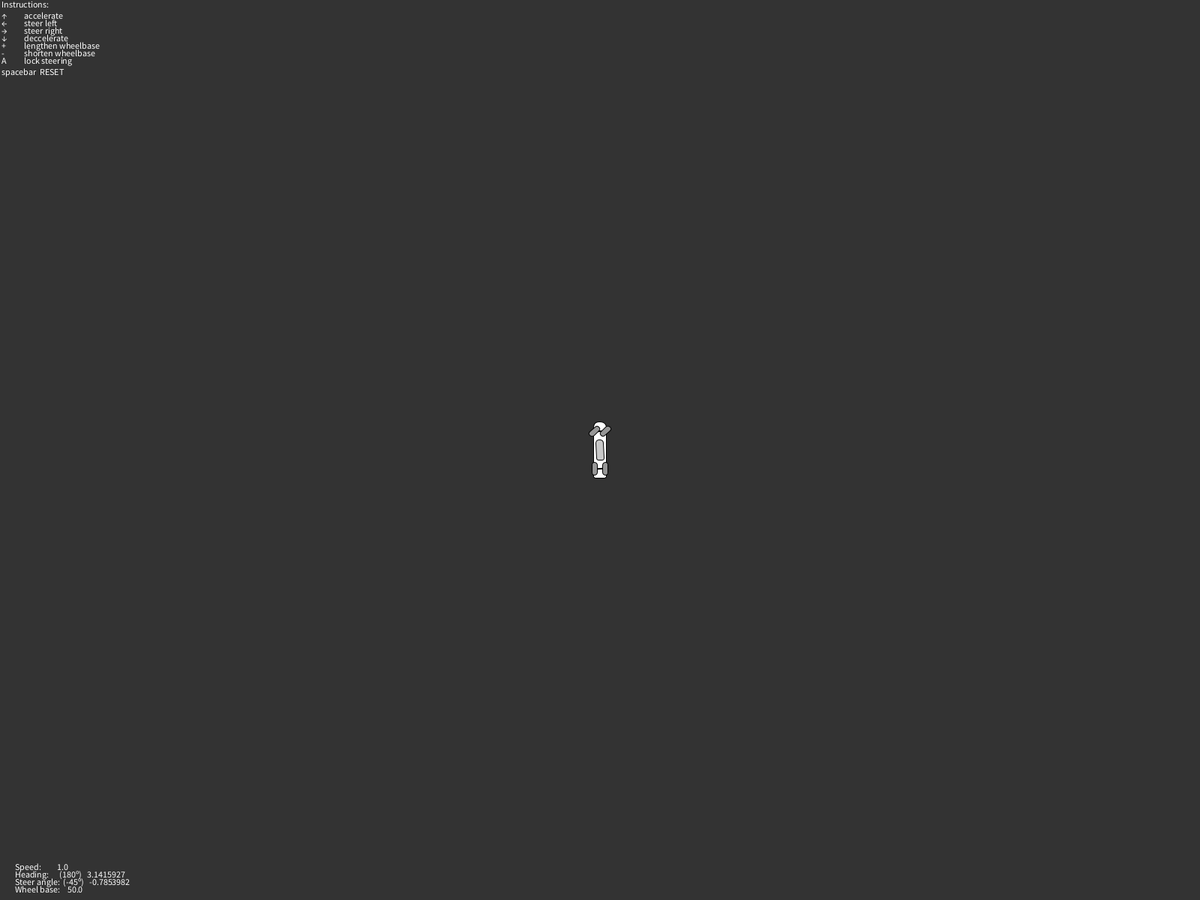
Frame 1 (no input)
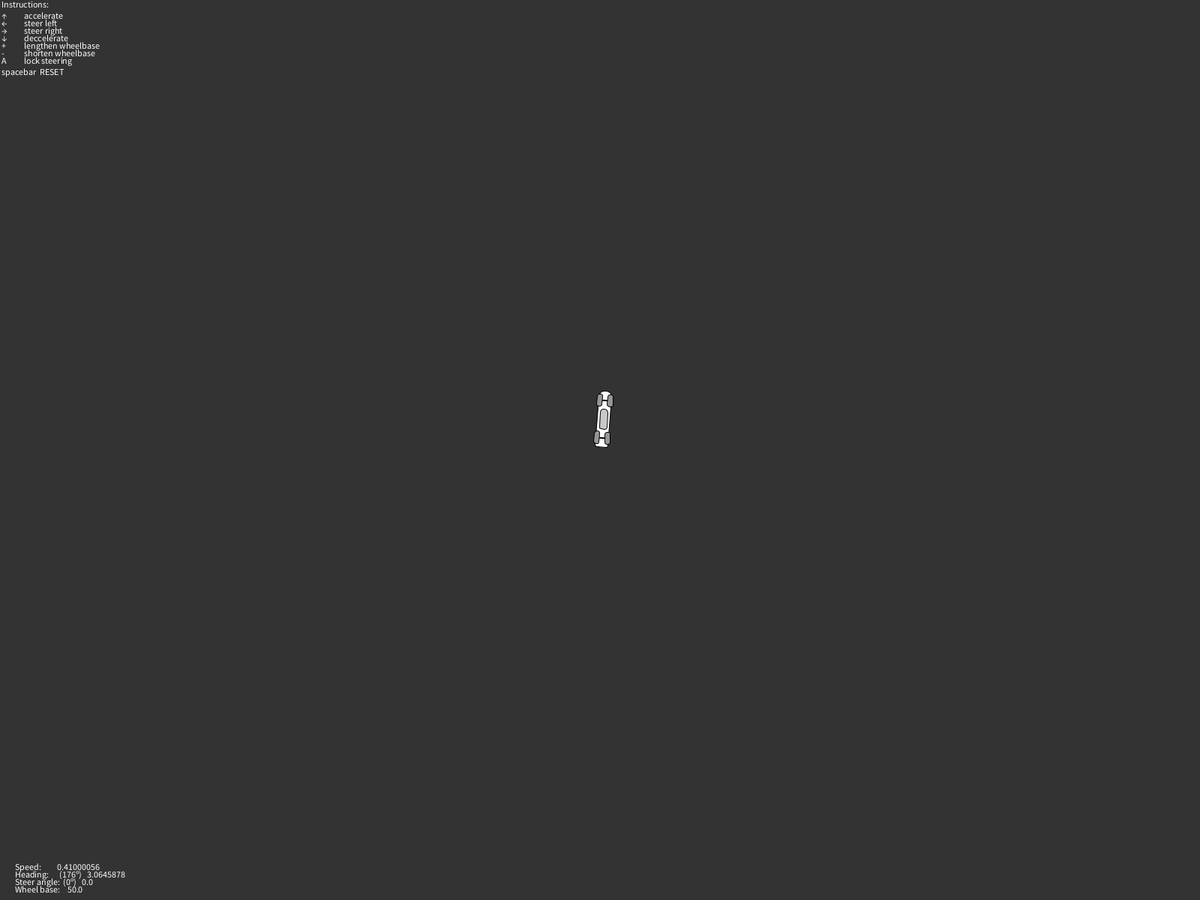
Frame 60 (the mouse pressed at the canvas centre just before this capture)
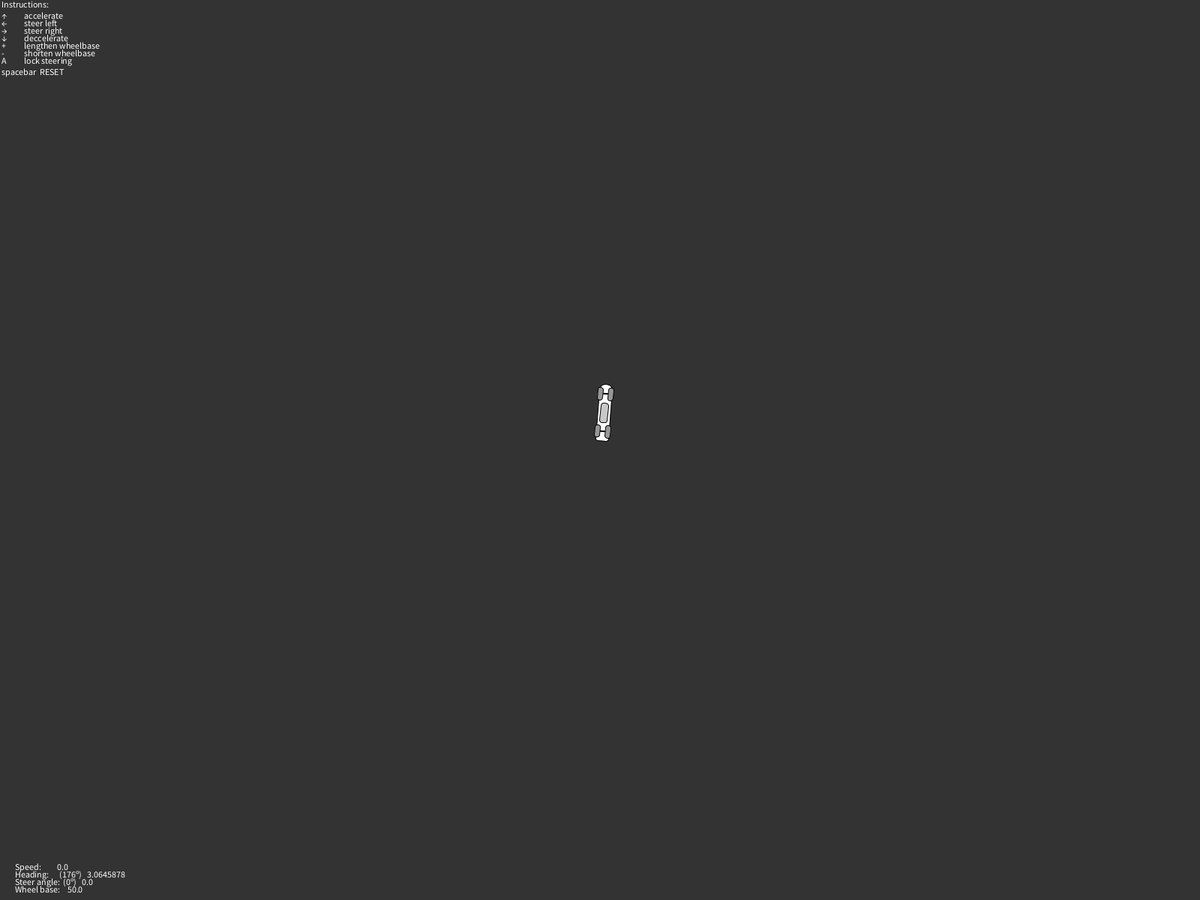
Frame 120 (the mouse held since frame 60 and released just before this capture)

The Processing sketch that drew these frames (run headless with seeded random() and noise(); from frame 60 on, the mouse is pressed at the canvas centre):

// Processing sketch: DJ_Car
// ── DJ_Car.pde
Car car;

void setup() {
  fullScreen(2);//size(1200, 800);
  car = new Car();
  car.init();
}

void draw() {
  background(51);
  car.update();
}

void keyPressed()
{

  if (keyCode==32) // spacebar
  {
    car.reset();
  }

  if (keyCode==65) // A
  {
    car.steerLock = !car.steerLock;
  } 

  if (keyCode==61)  // +
  {
    car.plus = true;
  }

  if (keyCode==173) // -
  {
    car.minus = true;
  }



  if (key == CODED)
  {
    switch(keyCode) {
    case LEFT:
      car.left=true;
      break;
    case RIGHT:
      car.right=true;
      break;
    case UP:
      car.up=true;
      break;
    case DOWN:
      car.down=true;
      break;
    }
  }
}


void keyReleased()
{



  if (keyCode==61)  // +
  {
    car.plus = false;
  }

  if (keyCode==173) // -
  {
    car.minus = false;
  }


  if (key == CODED)
  {
    switch(keyCode) {
    case LEFT:
      car.left=false;
      break;
    case RIGHT:
      car.right=false;
      break;
    case UP:
      car.up=false;
      break;
    case DOWN:
      car.down=false;
      break;
    }
  }
}
// ── Car.pde
class Car {

  PVector carLocation;
  float carHeading;
  float carSpeed, maxSpeed;
  float steerAngle;
  float maxSteerAngle = PI/4;
  float wheelBase, minWB, maxWB;

  boolean plus, minus, up, down, left, right, steerLock;

  PVector frontWheel;
  PVector backWheel;

  void init() {
    up = down = left = right = steerLock = false;

    carLocation = new PVector(width/2, height/2);
    carHeading = PI;
    carSpeed = 1;
    maxSpeed = 10;
    steerAngle = -maxSteerAngle;
    wheelBase = 50;
    minWB = 30;
    maxWB = 150;
  }

  void update() {
    frontWheel =  new PVector(carLocation.x+(wheelBase/2)*sin(carHeading), carLocation.y+(wheelBase/2)*cos(carHeading));
    backWheel =  new PVector(carLocation.x-(wheelBase/2)*sin(carHeading), carLocation.y-(wheelBase/2)*cos(carHeading));

    drawCar();

    frontWheel.add(carSpeed*sin(carHeading+steerAngle), carSpeed*cos(carHeading+steerAngle), 0);
    backWheel.add(carSpeed*sin(carHeading), carSpeed*cos(carHeading), 0);

    carLocation.set(frontWheel.x+backWheel.x, frontWheel.y+backWheel.y, 0);
    carLocation.div(2);

    if (carLocation.x<0) carLocation.x=width; 
    if (carLocation.x>width) carLocation.x=0; 
    if (carLocation.y<0) carLocation.y=height; 
    if (carLocation.y>height) carLocation.y=0; 

    drawStats();

    carHeading = atan2( frontWheel.x - backWheel.x, frontWheel.y - backWheel.y );

    // LEFT
    if (left)
    {
      if (steerAngle < maxSteerAngle) steerAngle += 0.08;
      if (steerAngle>maxSteerAngle) steerAngle = maxSteerAngle;
    } else
    {
      if (!steerLock) if (steerAngle > 0) steerAngle -= 0.08;
    }


    // RIGHT
    if (right)
    {
      if (steerAngle >  -maxSteerAngle)  steerAngle -= 0.08;
      if (steerAngle<-maxSteerAngle) steerAngle = -maxSteerAngle;
    } else
    {
      if (!steerLock) if (steerAngle < 0) steerAngle += 0.08;
    }

    // UP
    if (up)
    {
      if (carSpeed<maxSpeed) carSpeed += 0.05;
    } else
    {
    } 

    // DOWN
    if (down)
    {
      if (carSpeed>0) carSpeed -= 0.15; //brake
      else
        if (abs(carSpeed)<maxSpeed) carSpeed -= 0.05; // reverse
    } else
    {
    }

    // PLUS
    if (plus)
    {
      if (wheelBase<maxWB) wheelBase += 1;
    } else
    {
    }

    // MINUS
    if (minus)
    {
      if (wheelBase>minWB) wheelBase -= 1;
    } else
    {
    }

    if (abs(steerAngle)<0.08) steerAngle = 0;


    if (carSpeed>0) carSpeed -= 0.01; //friction for forward
    if (carSpeed<0) carSpeed += 0.01; //friction for backward

    if ((!up && !down) && (abs(carSpeed)<0.01))  carSpeed=0;
  }






  void reset() {
    carLocation.set(width/2, height/2, 0);
    steerAngle = 0;
    carSpeed = 0;
    carHeading = 2*PI;
    wheelBase = 50;
  }

  void drawCar() {
    // body of vehicle
    pushMatrix();

    translate(carLocation.x, carLocation.y);
    rotate(-carHeading);

    rectMode(CENTER);
    fill(255);
    rect(0, 0, wheelBase/3, wheelBase+wheelBase/2, 3, 3, wheelBase/(wheelBase/20), wheelBase/(wheelBase/20));
    fill(200);
    rect(0, 0, wheelBase/5, wheelBase/1.9, 3, 3, wheelBase/(wheelBase/15), wheelBase/(wheelBase/15));

    popMatrix();

    // end: body of vehicle

    // front axle
    pushMatrix();
    translate(frontWheel.x, frontWheel.y);
    rotate(-carHeading);
    strokeWeight(2);
    line (-wheelBase/7, 0, wheelBase/7, 0);
    strokeWeight(1);
    popMatrix();
    // end: front axle


    // front left wheel
    pushMatrix();
    translate(frontWheel.x+sin(carHeading+PI/2)*wheelBase/7, frontWheel.y+cos(carHeading+PI/2)*wheelBase/7);
    // sin(carHeading+PI/2) and cos(carHeading+PI/2) helps to place wheel to correct position shifted to side by (wheelBase/7)
    // otherwise it would circle adound front regarding to a heading
    // I don't know to work well with these Processing matrix translate/rotate things

    rotate(-steerAngle-carHeading);
    rectMode(CENTER);
    fill(150);
    rect(0, 0, wheelBase/7, wheelBase/3, wheelBase/(wheelBase/10));
    popMatrix();
    // end: front left wheel


    // front right wheel
    pushMatrix();
    translate(frontWheel.x-sin(carHeading+PI/2)*wheelBase/7, frontWheel.y-cos(carHeading+PI/2)*wheelBase/7);
    rotate(-steerAngle-carHeading);
    rectMode(CENTER);
    fill(150);
    rect(0, 0, wheelBase/7, wheelBase/3, wheelBase/(wheelBase/10));
    popMatrix();
    // end: front right wheel


    // back wheels
    pushMatrix();

    translate(backWheel.x, backWheel.y);
    rotate(-carHeading);

    rectMode(CENTER);
    fill(150);

    strokeWeight(2);
    line(-wheelBase/7, 0, wheelBase/7, 0);
    strokeWeight(1);


    rect(-wheelBase/7, 0, wheelBase/7, wheelBase/3, wheelBase/(wheelBase/10));
    rect(wheelBase/7, 0, wheelBase/7, wheelBase/3, wheelBase/(wheelBase/10));

    popMatrix();

    // end: back wheels
  }

  void drawStats() {
    fill(255);
    if (carSpeed<0) text("®", 5, height-40);
    text("Speed:         "+carSpeed, 20, height-40);
    text("Heading:      ("+round(degrees(carHeading))+"º)   "+carHeading, 20, height-30);
    text("Steer angle:  ("+round(degrees(steerAngle))+"º)   "+steerAngle, 20, height-20);
    text("Wheel base:    "+wheelBase, 20, height-10);

    // prcessing.js messes text so I separated it
    text("Instructions:", 2, 10);
    text("↑", 2, 25);
    text("accelerate", 32, 25);
    text("←", 2, 35);
    text("steer left", 32, 35);
    text("→", 2, 45);
    text("steer right", 32, 45);
    text("↓", 2, 55);
    text("deccelerate", 32, 55);
    text("+", 2, 65);
    text("lengthen wheelbase", 32, 65);
    text("-", 2, 75);
    text("shorten wheelbase", 32, 75);
    text("A", 2, 85);
    text("lock steering", 32, 85);
    text("spacebar  RESET", 2, 100);

    // ⭕⭕⭕
    if (up) text("◉", 16, 25);
    if (left) text("◉", 16, 35);
    if (right) text("◉", 16, 45);
    if (down) text("◉", 16, 55);

    if (plus) text("◉", 16, 65);
    if (minus) text("◉", 16, 75);
    if (steerLock) text("◉", 16, 85);
    // ⭕⭕⭕

    fill(255);
  }
}
